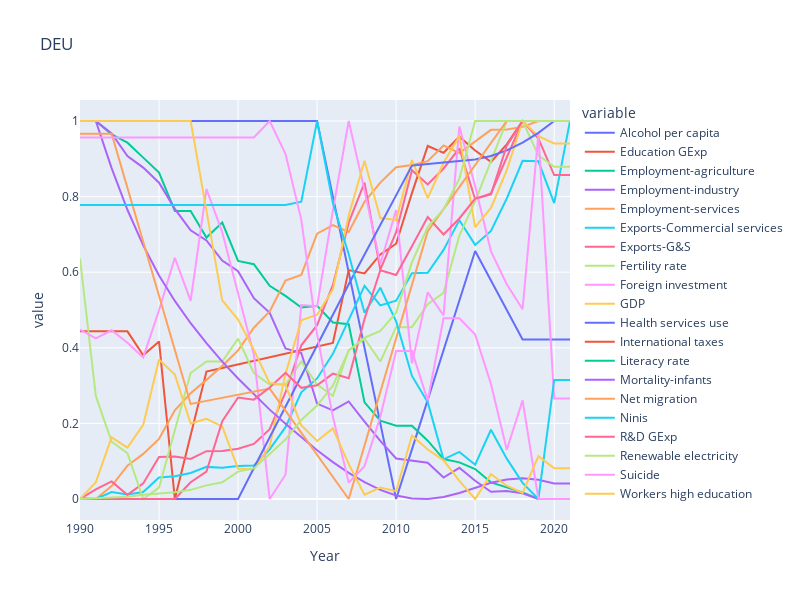
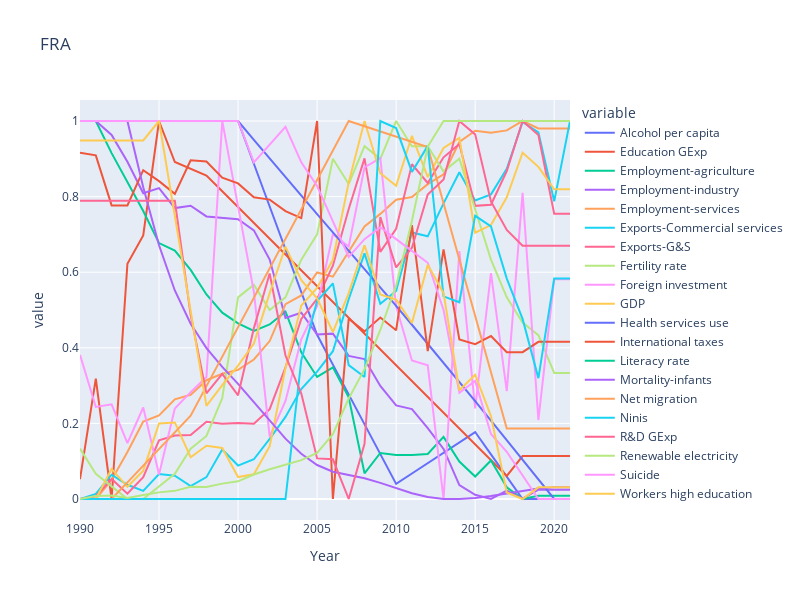
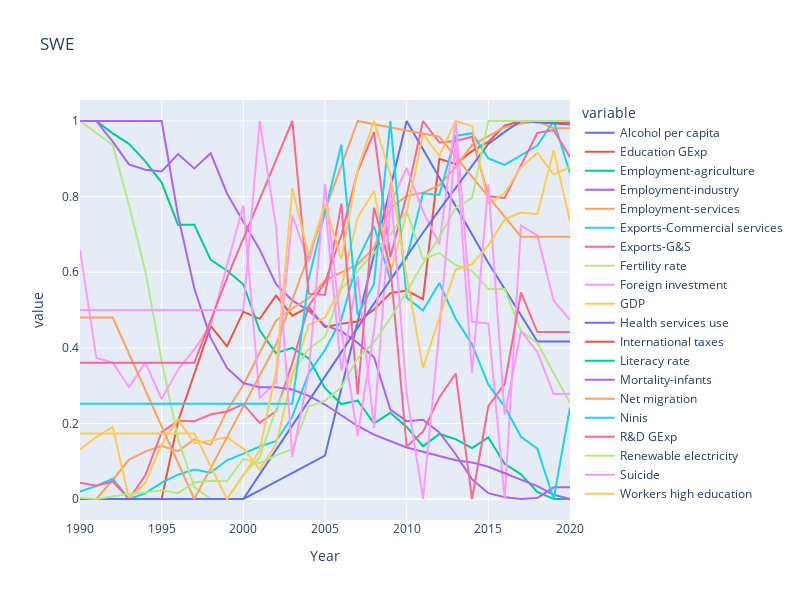
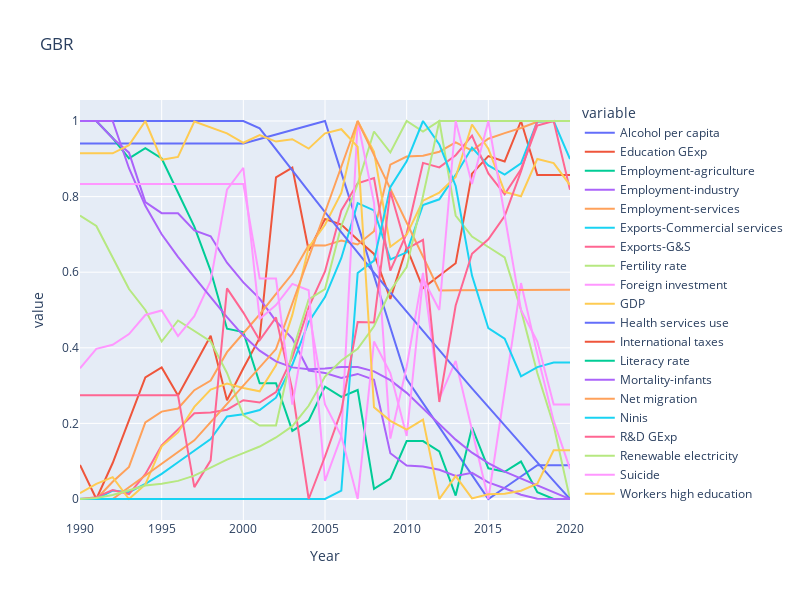

Notebook code for these charts, in order:
### Code cell
for i in range(0,len(europe_list)):

    dat=df.loc[df.loc[:, 'Country'] == europe_list[i]]

    a=px.line(dat, x="Year", y=myvariables, width=800, height=600,title=europe_list[i])

    display(a)
